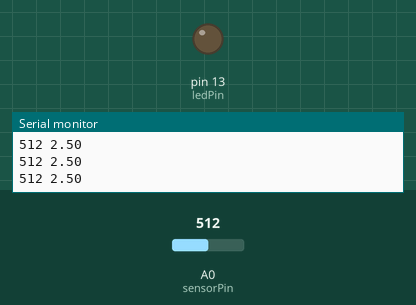
Recording of a sketch running on a simulated Arduino Uno, built with avr-gcc and run on an emulated ATmega328P. Parts: output pins drawn as LEDs (lit = HIGH), the last lines printed to the serial monitor. The test bench sets the inputs (shaded band); at power-on: A0 (sensorPin) = 512.

Above: at 1.2 s.
1.3 s: A0 (sensorPin) set to 4
2.8 s: A0 (sensorPin) set to 1
At 3.3 s:
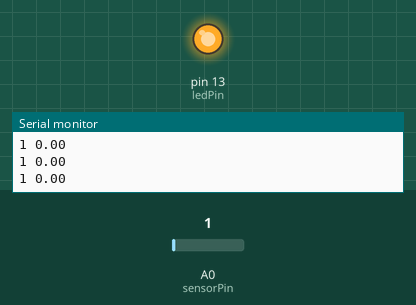
4.3 s: A0 (sensorPin) set to 122
At 4.8 s:
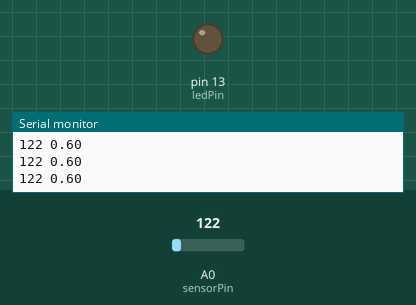
5.8 s: A0 (sensorPin) set to 0
At 6.3 s:
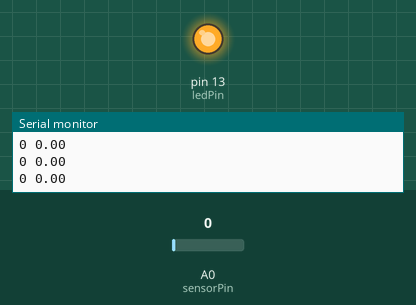
Timing chart, 0 to 8.3 s (numbered marks = the images above; inputs shaded):
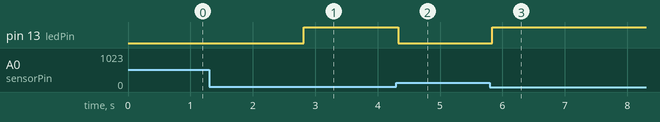

Measured:
- the behaviour switches between 3 and 2 on A0 (sensorPin) (found by bisection; images 0 and 1)
- after the input at 2.8 s, pin 13 (ledPin): LOW → HIGH at once
- after the input at 4.3 s, pin 13 (ledPin): HIGH → LOW at once
- after the input at 5.8 s, pin 13 (ledPin): LOW → HIGH at once

The sketch:

lab-7-task-3.ino
```cpp
int sensorPin=A0;
int sensorValue;
float volt;
float vref=5;
int ledPin=13;
float threshold=0.01;

void setup() {
  pinMode(ledPin, OUTPUT);
  Serial.begin(115200);
}

void loop() {
  sensorValue=analogRead(sensorPin);
  volt=(vref*(float)sensorValue)/1023;
  Serial.print(sensorValue);
  Serial.print(" ");
  Serial.println(volt);
  if(volt<threshold)
  {
    digitalWrite(ledPin, HIGH);
    delay(100);
  }
  else{
    digitalWrite(ledPin, LOW);
    delay(100);
  }
}
```
